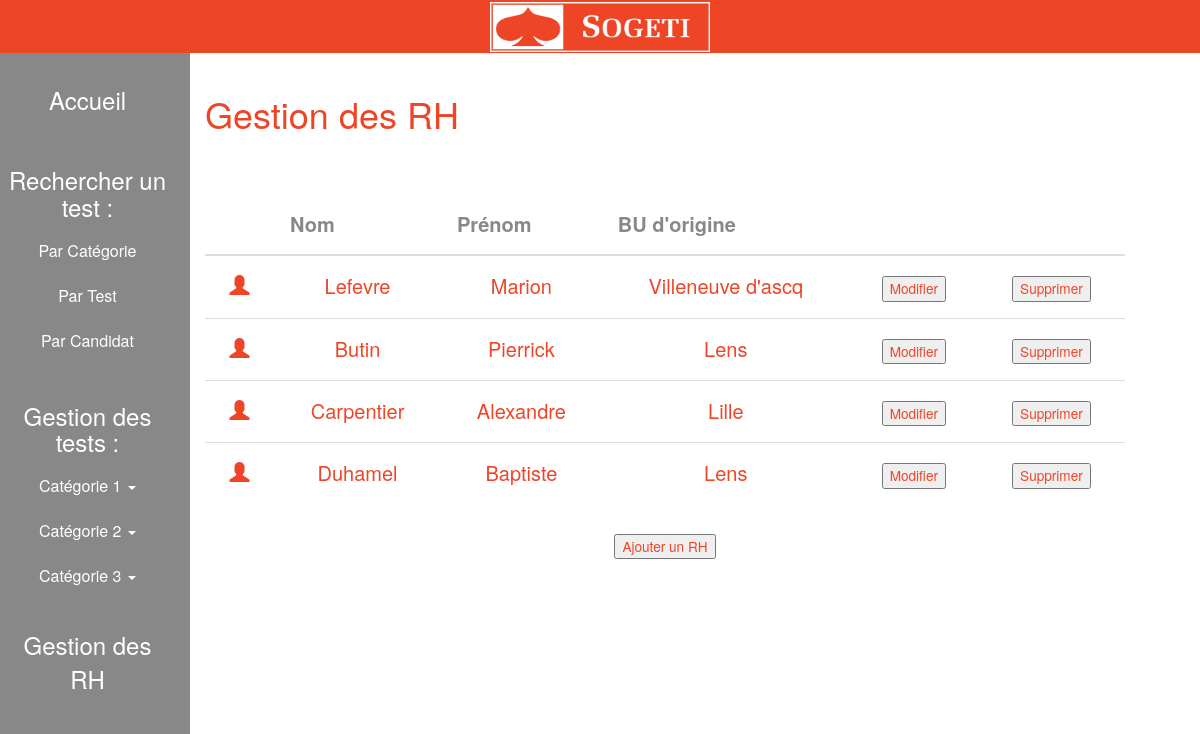
The page /index.php?page=LRH (signed in) on the database its author committed.
### tables this page shows
CREATE TABLE IF NOT EXISTS `user` (
  `id` int(10) NOT NULL AUTO_INCREMENT,
  `Login` varchar(100) NOT NULL,
  `Password` varchar(100) NOT NULL,
  `Nom` varchar(100) NOT NULL,
  `Prenom` varchar(100) NOT NULL,
  `BU_origine` varchar(100) NOT NULL,
  PRIMARY KEY (`id`),
  UNIQUE KEY `Login` (`Login`)
);

### libs/maLibSQL.pdo.php (called while the page is built, shortened)
<?php
include_once "bdd.php";
function SQLSelect($sql)
{
 	global $BDD_host;
	global $BDD_base;
 	global $BDD_user;
 	global $BDD_password;
	try {
		$dbh = new PDO("mysql:host=$BDD_host;dbname=$BDD_base", $BDD_user, $BDD_password);
	} catch (PDOException $e) {
		die("<font color=\"red\">SQLSelect: Erreur de connexion : " . $e->getMessage() . "</font>");
	}
	$res = $dbh->query($sql);
	$num = $res->rowCount();
	if ($num==0) return false;
	else return $res;
}
function parcoursRs($result)
{
	$result->setFetchMode(PDO::FETCH_ASSOC);
	while ($ligne = $result->fetch())
		$tab[]= $ligne;
	return $tab;
}
?>

### libs/modele.php (called while the page is built, shortened)
<?php
include("maLibSQL.pdo.php");
function ListRH(){
	$SQL = "SELECT Nom, Prenom, id, BU_origine FROM user";
	return parcoursRs(SQLSelect($SQL));
}
function Listnomtest(){
	$SQL = "SELECT Nom, Categorie, id_test from test ORDER BY Nom";
	return parcoursRs(SQLSelect($SQL));
}
function Listcat(){
	$SQL = "SELECT DISTINCT Categorie from test ORDER BY Categorie";
	return parcoursRs(SQLSelect($SQL));
}
function Listcand(){
	$SQL = "SELECT Nom, Prenom, id_candidat from candidat ORDER BY Nom";
	return parcoursRs(SQLSelect($SQL));
}
?>

### templates/List_RH.php (the view, shortened to what this page needs)
<?php
    include("Navbar.php");
?>
<div class="container">
    <div class="col-sm-2"></div>
    <div class="col-sm-10">
        <h1>Gestion des RH</h1>
        <div class="tabcontent">
            <table class="table">
                <thead>
                <tr>
                    <th></th>
                    <th>Nom</th>
                    <th>Prénom</th>
                    <th>BU d'origine</th>
                    <th></th>
                    <th></th>
                </tr>
                </thead>
                <tbody>
                <?php
                    $p = ListRH();
                    foreach ($p as $dataP)
                    {
                        echo '<tr>';
                        echo '<td><span class="glyphicon glyphicon-user"></span></td>';
                        echo '<td>' . $dataP['Nom'] .'</td>';
                        echo '<td>' . $dataP['Prenom'] .'</td>';
                        echo '<td>' . $dataP['BU_origine'] .'</td>';
                        echo '<td><a href="index.php?page=MRH&id=' . $dataP['id'] .'"><button class="modifier" value="' . $dataP['id'] . '"> Modifier </button> </a></td>';
                        echo '<td><a href="controleur.php?action=deluser&id=' . $dataP['id'] . '"><button class="supprimer" value="' . $dataP['id'] . '"> Supprimer </button></a></td>';
                        echo '</tr>';
                    }
                ?>
                </tbody>
            </table>
        </div>
    </div>
    <div class="col-sm-1"></div>
    <div class="col-sm-10" id="button">
        <a href="index.php?page=ARH"> <button class="ajouter"> Ajouter un RH</button></a>
    </div>
</div>

### Index.php (shortened to what this page needs)
<?php
include_once "libs/modele.php";
$pagesOK['MRH'] = 'templates/modif_RH.php';
$pagesOK['LRH'] = 'templates/List_RH.php';
$pagesOK['ARH'] = 'templates/Ajout_RH.php';
$pagesOK['LT'] = 'templates/Accueil.php';
$pagesOK['L'] = 'templates/login.php';
if (valider('connecte','SESSION'))
$page = 'LT';
else {
    $page = 'L';
}
if(!empty($_GET['page'])
    && array_key_exists($_GET['page'], $pagesOK))
{
    $page = $_GET['page'];
}
?>
<!DOCTYPE html>
<html lang="en">
	<head>
		<link rel="stylesheet" href="http://maxcdn.bootstrapcdn.com/bootstrap/3.3.6/css/bootstrap.min.css">
	</head>
	<body>
		<div class="row content">
            <?php include("templates/Entete.php"); ?>
            <?php include($pagesOK[$page]); ?>
		</div>
	</body>
</html>

### templates/Entete.php (shortened to what this page needs)
<div class="navbar">
	<img src="images/logo.png" id="logo"/>
</div>

### templates/Navbar.php (shortened to what this page needs)
<div class="col-sm-2 sidenav">
    <ul class="nav nav-pills nav-stacked">
        <li><a href="index.php?page=LT" class="GestRH">Accueil</a></li>
    </ul><br>
    <h3> Rechercher un test : </h3>
    <ul class="nav nav-pills nav-stacked">
        <li>
            <a data-toggle="collapse" href="#bycat" id="btn_bycat"> Par Catégorie </a>
                            <?php
                            $p = Listcat();
                            ?>
        </li>
        <li>
            <a data-toggle="collapse" href="#bytest" id="btn_bytest"> Par Test </a>
                            <?php
                            $p = Listnomtest();
                            ?>
        </li>
        <li>
            <a data-toggle="collapse" href="#bycand" id="btn_bycand"> Par Candidat </a>
                            <?php
                            $p = Listcand();
                            ?>
        </li>
    </ul><br>
    <h3> Gestion des tests : </h3>
    <ul class="nav nav-pills nav-stacked">
        <li>
            <a data-toggle="collapse" href="#cat1" id="btn_cat1"> Catégorie 1 <span class="caret"> </span></a>
        </li>
        <li>
            <a data-toggle="collapse" href="#cat2" id="btn_cat2"> Catégorie 2 <span class="caret"> </span></a>
        </li>
        <li>
            <a data-toggle="collapse" href="#cat3" id="btn_cat3"> Catégorie 3 <span class="caret"> </span></a>
        </li>
    </ul><br>
    <ul class="nav nav-pills nav-stacked">
        <li><a href="index.php?page=LRH" class="GestRH">Gestion des RH</a></li>
    </ul><br>
</div>

### templates/Entete.php (style rules this page uses)
.navbar { background-color: #ef4527; text-align: center; margin-bottom: 0; border-radius: 0; }
#logo { margin-top: 1px; height: 50px; width: auto; }
body, html, .row.content { height:100%; overflow: hidden; }

### templates/Navbar.php (style rules this page uses)
.sidenav { padding-top: 20px; background-color: #888888; height: 95%; color: white; text-align: center; font-family: "Helvetica Neue", Helvetica, Arial, sans-serif; overflow: auto; }
.nav > li > a { color: white; font-size: 2vh; }
.nav > li > .GestRH, h3 { color: white; font-size: 3vh; }

### templates/List_RH.php (style rules this page uses)
h1 { color: #ef4527; margin-top: 40px; margin-bottom: 60px; }
thead { color: #888888; }
table { font-size: 2.5vh; color: #ef4527; text-align: center; }
.table>thead>tr>th, .table>tbody>tr>th, .table>tfoot>tr>th, .table>thead>tr>td, .table>tbody>tr>td, .table>tfoot>tr>td { padding: 2vh; }
button { color: #ef4527; font-size: 1.7vh; }
#button { margin-top:1vh; text-align: center; }
h1 { font-size: 4.5vh; }
.tabcontent { max-height: 70vh !important; overflow: auto; }

### rows shown on the page
user: Nom "Lefevre", Prenom "Marion", BU_origine "Villeneuve d'ascq", $dataP['id'] 2 (drawn)
user: Nom "Butin", Prenom "Pierrick", BU_origine "Lens", $dataP['id'] 3 (drawn)
user: Nom "Carpentier", Prenom "Alexandre", BU_origine "Lille", $dataP['id'] 11 (drawn)
user: Nom "Duhamel", Prenom "Baptiste", BU_origine "Lens", $dataP['id'] 13 (drawn)
